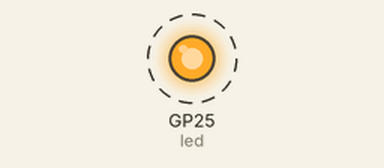
The program below on a simulated Raspberry Pi Pico running MicroPython. Parts: output pins drawn as LEDs (lit = HIGH). Dashed ring = blinking.

Above: at 0.15 s.
Timing chart, 0 to 3.0 s (numbered marks = the images above):
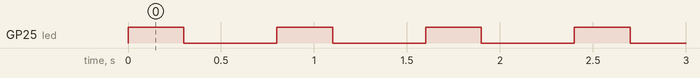

Measured:
- by itself, GP25 (led): alternates HIGH for 0.30 s and LOW for 0.50 s, 60 changes in all, then stays LOW

The program:

main.py
```python
from machine import Pin
import time

led = Pin(25, Pin.OUT)

def dot():
    led.value(1) #1
    time.sleep(0.3)
    led.value(0)
    time.sleep(0.5)

while True:
    for x in range(30):
        dot()
    # wait half an hour = 1800s
    time.sleep(1800)
```
